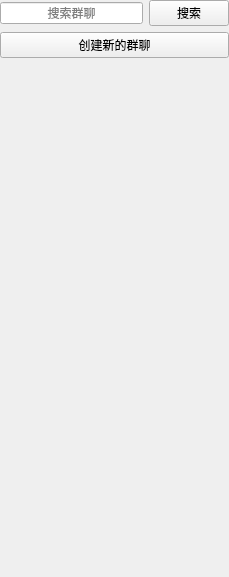
           <widget class="QWidget" name="scrollAreaWidgetContents_group">
            <property name="geometry">
             <rect>
              <x>0</x>
              <y>0</y>
              <width>229</width>
              <height>577</height>
             </rect>
            </property>
            <layout class="QVBoxLayout" name="verticalLayout_6">
             <property name="leftMargin">
              <number>0</number>
             </property>
             <property name="topMargin">
              <number>0</number>
             </property>
             <property name="rightMargin">
              <number>0</number>
             </property>
             <property name="bottomMargin">
              <number>0</number>
             </property>
             <item>
              <layout class="QHBoxLayout" name="horizontalLayout_8">
               <item>
                <widget class="QLineEdit" name="edit_seek_group">
                 <property name="alignment">
                  <set>Qt::AlignmentFlag::AlignCenter</set>
                 </property>
                 <property name="placeholderText">
                  <string>搜索群聊</string>
                 </property>
                </widget>
               </item>
               <item>
                <widget class="QPushButton" name="btn_seek_group">
                 <property name="text">
                  <string>搜索</string>
                 </property>
                </widget>
               </item>
              </layout>
             </item>
             <item>
              <widget class="QPushButton" name="btn_create_group">
               <property name="text">
                <string>创建新的群聊</string>
               </property>
              </widget>
             </item>
             <item>
              <spacer name="verticalSpacer_5">
               <property name="orientation">
                <enum>Qt::Orientation::Vertical</enum>
               </property>
               <property name="sizeHint" stdset="0">
                <size>
                 <width>20</width>
                 <height>527</height>
                </size>
               </property>
              </spacer>
             </item>
            </layout>
           </widget>
